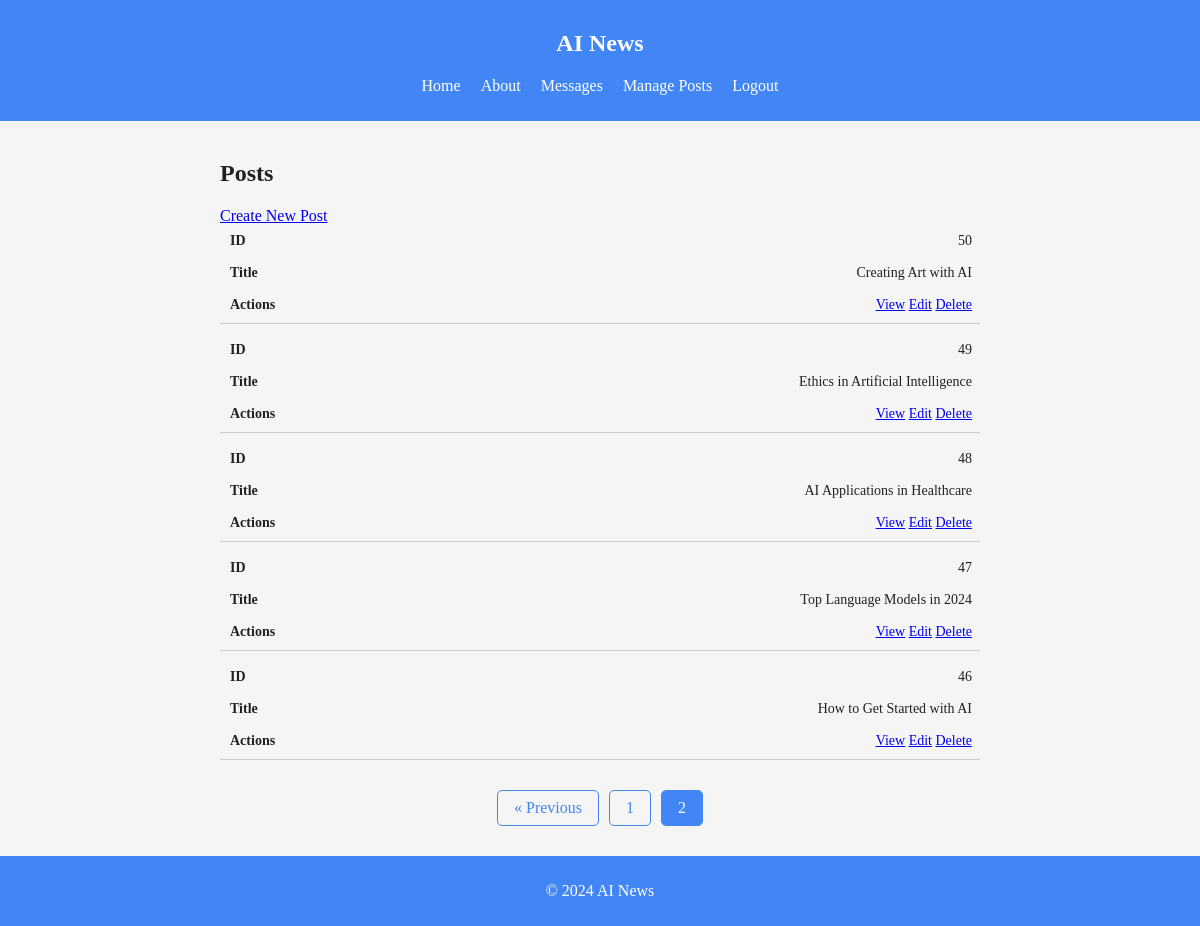
Screenshot of /posts?page=2 (signed in) with the database file from the repository.
### tables this page shows
CREATE TABLE "posts" (
    id INTEGER PRIMARY KEY AUTOINCREMENT,
    title TEXT NOT NULL,
    content TEXT NOT NULL,
    created_at TIMESTAMP DEFAULT CURRENT_TIMESTAMP,
    user_id INTEGER,
    FOREIGN KEY (user_id) REFERENCES users(id)
);

### controllers/PostController.php (called while the page is built, shortened)
<?php
class PostController {
    public function index() {
        $postModel = new PostModel();
        $totalPosts = $postModel->getPostCount();
        $postsPerPage = 5;
        $currentPage = isset($_GET['page']) ? (int)$_GET['page'] : 1;
        $offset = ($currentPage - 1) * $postsPerPage;
        $posts = $postModel->getAllPosts($postsPerPage, $offset);
        $totalPages = ceil($totalPosts / $postsPerPage);
        include 'views/posts/index.php';
        include 'views/layouts/layout.php';
    }
}

### init.php (called while the page is built, shortened)
<?php
function getDbConnection() {
    return new SQLite3('/var/www/html/database/ai_news_blog.db');
}

### models/PostModel.php (called while the page is built, shortened)
<?php
class PostModel {
    private $db;
    public function __construct() {
        $this->db = getDbConnection();
    }
    public function getAllPosts($limit = null, $offset = null) {
        $posts = [];
        $query = "
            SELECT posts.*, users.name AS author
            FROM posts
            JOIN users ON posts.user_id = users.id
            ORDER BY posts.created_at DESC
        ";
        if ($limit !== null && $offset !== null) {
            $query .= " LIMIT :limit OFFSET :offset";
            $stmt = $this->db->prepare($query);
            $stmt->bindValue(':limit', $limit, SQLITE3_INTEGER);
            $stmt->bindValue(':offset', $offset, SQLITE3_INTEGER);
        } else {
            $stmt = $this->db->prepare($query);
        }
        $results = $stmt->execute();
        if ($results) {
            while ($row = $results->fetchArray(SQLITE3_ASSOC)) {
                $posts[] = $row;
            }
        }
        return $posts;
    }
    public function getPostCount() {
        $result = $this->db->querySingle('SELECT COUNT(*) as count FROM posts');
        return $result;
    }
}

### views/posts/index.php (the view, shortened to what this page needs)
<section>
    <h2>Posts</h2>
    <a href="/posts/create">Create New Post</a>
    <?php if (!empty($posts)): ?>
    <table class="common-table">
        <tbody>
            <?php foreach ($posts as $post): ?>
            <tr>
                <td data-label="ID"><?php echo htmlspecialchars($post['id']); ?></td>
                <td data-label="Title"><?php echo htmlspecialchars($post['title']); ?></td>
                <td data-label="Actions">
                    <a href="/posts/<?php echo urlencode($post['id']); ?>" aria-label="View post <?php echo htmlspecialchars($post['title']); ?>">View</a>
                    <a href="/posts/edit/<?php echo urlencode($post['id']); ?>" aria-label="Edit post <?php echo htmlspecialchars($post['title']); ?>">Edit</a>
                    <a href="/posts/delete/<?php echo urlencode($post['id']); ?>" onclick="return confirm('Are you sure?')" aria-label="Delete post <?php echo htmlspecialchars($post['title']); ?>">Delete</a>
                </td>
            </tr>
            <?php endforeach; ?>
        </tbody>
    </table>
    <div class="pagination" role="navigation" aria-label="Pagination">
        <?php if ($currentPage > 1): ?>
            <a href="?page=<?php echo $currentPage - 1; ?>" aria-label="Previous page">&laquo; Previous</a>
        <?php endif; ?>
        <?php for ($i = max(1, $currentPage - 2); $i <= min($totalPages, $currentPage + 2); $i++): ?>
            <a href="?page=<?php echo $i; ?>" <?php if ($i == $currentPage) echo 'class="active"'; ?> aria-label="Page <?php echo $i; ?>"><?php echo $i; ?></a>
        <?php endfor; ?>
    </div>
    <?php else: ?>
    <p>No posts available.</p>
    <?php endif; ?>
</section>

### css/styles.css (style rules this page uses)
:root { --primary-color: #4285F4; --secondary-color: #34A853; --accent-color: #FBBC05; --background-color: #F5F5F5; --text-color: #202124; }
body { background-color: var(--background-color); color: var(--text-color); margin: 0; }
.common-table { width: 100%; border-collapse: collapse; margin-bottom: 20px; }
.common-table th, .common-table td { border: 1px solid var(--primary-color); padding: 8px; text-align: left; }
.pagination { display: flex; justify-content: center; margin-top: 20px; }
.pagination a { margin: 0 5px; padding: 8px 16px; text-decoration: none; color: var(--primary-color); border: 1px solid var(--primary-color); border-radius: 5px; }
.pagination a.active { background-color: var(--primary-color); color: white; border: 1px solid var(--primary-color); }
.common-table tr { display: block; margin-bottom: 10px; border-bottom: 1px solid #ccc; }
.common-table td { display: block; text-align: right; font-size: 14px; border: none; position: relative; padding-left: 50%; }
.common-table td::before { content: attr(data-label); position: absolute; left: 10px; width: calc(50% - 20px); font-weight: bold; text-align: left; }
.common-table td:last-child { padding-bottom: 10px; }
@media (min-width: 600px) { body { font-size: 16px; } }
section { width: 100%; max-width: 1200px; margin: 0 auto; padding: 20px; box-sizing: border-box; }

### rows the page displays
posts: id "50", title "Creating Art with AI"
posts: id "49", title "Ethics in Artificial Intelligence"
posts: id "48", title "AI Applications in Healthcare"
posts: id "47", title "Top Language Models in 2024"
posts: id "46", title "How to Get Started with AI"
